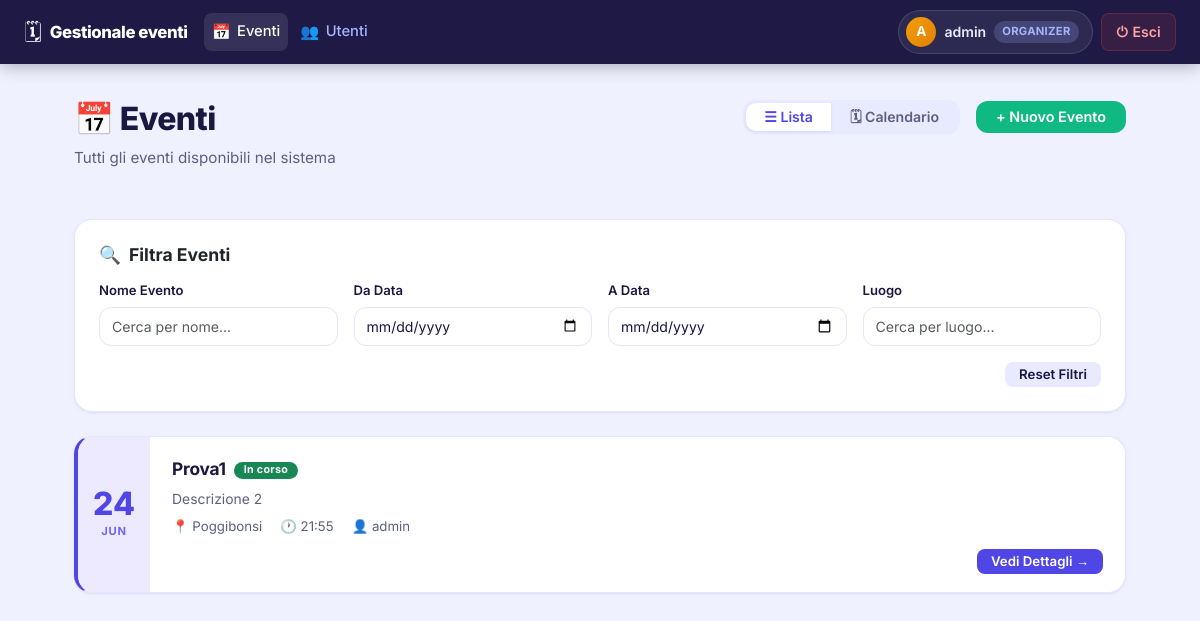
The app's page / (signed in), older data.
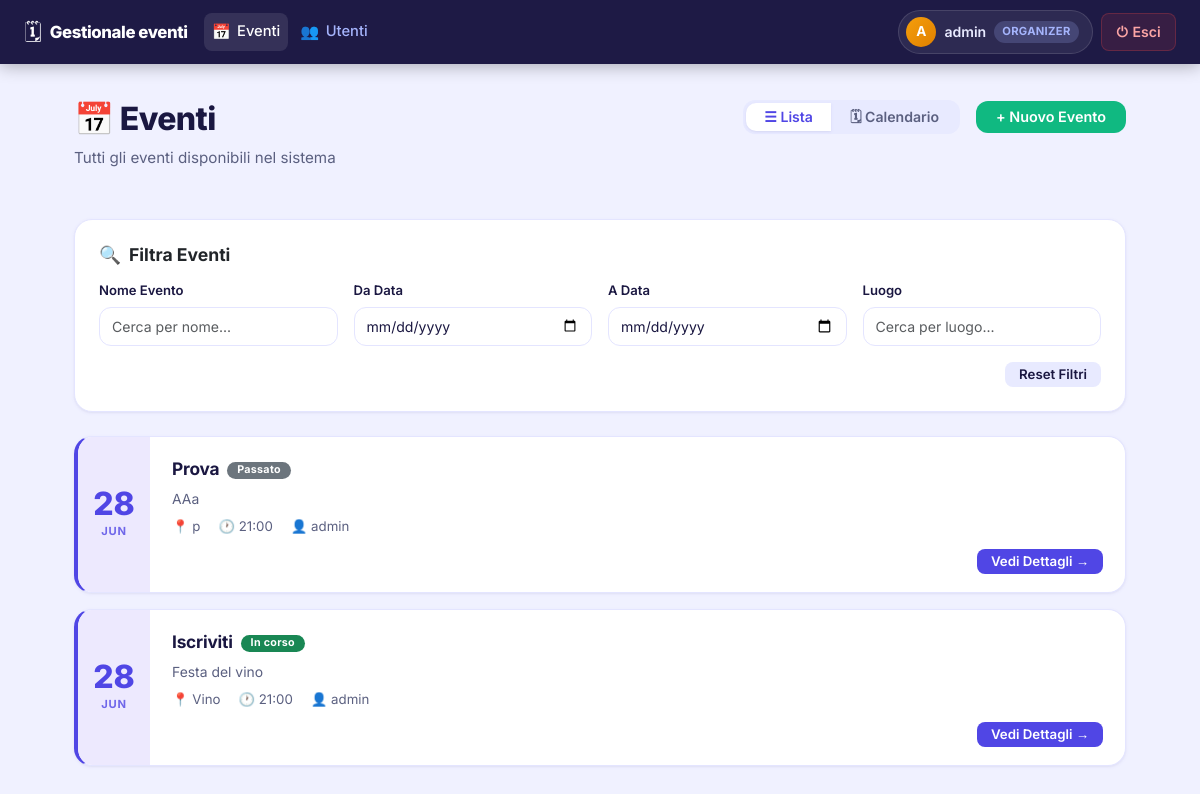
The same page, newer data.
### users/models.py (models this page shows, shortened)
class CustomUser(AbstractUser):
    RUOLO_CHOICES = [
        ('ORGANIZER', 'Organizzatore'),
        ('ATTENDEE', 'Partecipante'),
    ]
    ruolo = models.CharField(max_length=20, choices=RUOLO_CHOICES, default='ATTENDEE')
    telefono = models.CharField(max_length=15, blank=True, null=True)
    organizer_attivo = models.BooleanField(default=True)

### events/models.py (models this page shows, shortened)
class Event(models.Model):
    TIPO_CHOICES = [
        ('PUBLIC', 'Pubblico'),
        ('PRIVATE', 'Privato'),
    ]
    tipo = models.CharField(max_length=10, choices=TIPO_CHOICES, default='PUBLIC')
    title = models.CharField(max_length=200)
    description = models.TextField()
    date_time_start = models.DateTimeField(default=datetime.now())
    date_time_end = models.DateTimeField(default= datetime(2026, 6, 30, 23, 47, 15))
    location = models.CharField(max_length=200)
    supervisor = models.ForeignKey(
        settings.AUTH_USER_MODEL,
        on_delete=models.SET_NULL,
        null=True,
        related_name='supervised_events'
    )
    organizers = models.ManyToManyField(
        settings.AUTH_USER_MODEL,
        related_name='organized_events'
    )
    stato = models.IntegerField(default=0)
    @property
    def stato_evento(self):
        now = timezone.now()
        if self.date_time_start > now:
            return 'PROGRAMMATO'
        if self.date_time_end < now:
            return 'PASSATO'
        return 'IN_CORSO'
    def get_absolute_url(self):
        return reverse('dettaglio_evento', kwargs={'pk': self.pk})

### events/views.py (the view)
# urls.py: path('', EventListView.as_view(), name='lista_eventi'),
class EventListView(LoginRequiredMixin, ListView):
    model = Event
    template_name = 'events/lista_eventi.html'
    context_object_name = 'eventi'
    def get_queryset(self):
        user = self.request.user
        if user.ruolo == 'ORGANIZER' or user.is_superuser:
            qs = Event.objects.all()
        else:
            qs = Event.objects.filter(
                Q(registration__user=user) |
                Q(invitations__invitee=user) |
                Q(publicevent__public_visibility=True)
            ).distinct()
        return qs.order_by('-date_time_start')[:20]

### events/templates/events/lista_eventi.html (shortened to what this page needs)
{% extends 'events/base.html' %}
{% load static %}
{% block nav_active_eventi %}active{% endblock %}
{% block content %}
<div class="page-header d-flex flex-wrap justify-content-between align-items-start gap-3">
    <div>
        <h1 class="page-title">📅 Eventi</h1>
        <p class="page-subtitle">Tutti gli eventi disponibili nel sistema</p>
    </div>
    <div class="d-flex flex-wrap align-items-center gap-3">
        <div class="view-toggle btn-group" id="view-toggle" role="group">
            <button class="view-toggle-btn btn active" id="btn-list" onclick="switchView('list')">☰ Lista</button>
            <button class="view-toggle-btn btn" id="btn-calendar" onclick="switchView('calendar')">🗓
                Calendario</button>
        </div>
        {% if request.user.ruolo == 'ORGANIZER' or request.user.is_superuser %}
        <a href="{% url 'crea_evento' %}" class="btn btn-success" id="add-event-btn">+ Nuovo Evento</a>
        {% endif %}
    </div>
</div>
<div class="card mb-4 p-4">
    <h3 class="d-flex align-items-center gap-2" style="font-size: 1.1rem; font-weight: 700; margin-bottom: 15px;">
        <span>🔍</span> Filtra Eventi
    </h3>
    <div class="row g-3">
        <div class="col-12 col-sm-6 col-lg-3">
            <div class="form-group mb-0">
                <label for="filter-name" class="form-label" style="font-size: 0.82rem; font-weight: 600;">Nome
                    Evento</label>
                <input type="text" id="filter-name" class="form-control form-control-sm"
                    placeholder="Cerca per nome...">
            </div>
        </div>
        <div class="col-12 col-sm-6 col-lg-3">
            <div class="form-group mb-0">
                <label for="filter-date-from" class="form-label" style="font-size: 0.82rem; font-weight: 600;">Da
                    Data</label>
                <input type="date" id="filter-date-from" class="form-control form-control-sm">
            </div>
        </div>
        <div class="col-12 col-sm-6 col-lg-3">
            <div class="form-group mb-0">
                <label for="filter-date-to" class="form-label" style="font-size: 0.82rem; font-weight: 600;">A
                    Data</label>
                <input type="date" id="filter-date-to" class="form-control form-control-sm">
            </div>
        </div>
        <div class="col-12 col-sm-6 col-lg-3">
            <div class="form-group mb-0">
                <label for="filter-location" class="form-label"
                    style="font-size: 0.82rem; font-weight: 600;">Luogo</label>
                <input type="text" id="filter-location" class="form-control form-control-sm"
                    placeholder="Cerca per luogo...">
            </div>
        </div>
    </div>
    <div class="d-flex justify-content-end gap-2 mt-3">
        <button class="btn btn-secondary btn-sm" onclick="resetFilters()">Reset Filtri</button>
    </div>
</div>
<div id="list-view">
    {% if eventi %}
    {% for evento in eventi %}
    <div class="card event-card mb-3" data-title="{{ evento.title }}" data-date="{{ evento.date_time_start|date:'Y-m-d H:i' }}"
        data-location="{{ evento.location }}">
        <div class="event-card-inner">
            <div class="event-date-chip">
                <span class="event-day">{{ evento.date_time_start|date:"d" }}</span>
                <span class="event-month">{{ evento.date_time_start|date:"M" }}</span>
            </div>
            <div class="event-content">
                <div class="event-title">
                    {{ evento.title }}
                    {% if evento.stato_evento == 'PROGRAMMATO' %}
                    <span class="badge bg-primary ms-1" style="font-size:.62em; vertical-align:middle;">Programmato</span>
                    {% elif evento.stato_evento == 'IN_CORSO' %}
                    <span class="badge bg-success ms-1" style="font-size:.62em; vertical-align:middle;">In corso</span>
                    {% else %}
                    <span class="badge bg-secondary ms-1" style="font-size:.62em; vertical-align:middle;">Passato</span>
                    {% endif %}
                </div>
                {% if evento.description %}
                <div class="event-description">{{ evento.description }}</div>
                {% endif %}
                <div class="event-meta-row">
                    <span>📍 {{ evento.location }}</span>
                    <span>🕐 {{ evento.date_time_start|date:"H:i" }}</span>
                    {% if evento.supervisor %}
                    <span>👤 {{ evento.supervisor.username }}</span>
                    {% endif %}
                </div>
                <div class="event-footer">
                    <a href="{{ evento.get_absolute_url }}" class="btn btn-sm">Vedi Dettagli →</a>
                </div>
            </div>
        </div>
    </div>
    {% endfor %}
    {% endif %}
</div>
{% endblock %}
{% block extra_head %}
<link href='https://cdn.jsdelivr.net/npm/fullcalendar@6.1.11/index.global.min.css' rel='stylesheet' />
{% endblock %}

### events/templates/events/base.html (shortened to what this page needs)
{% load static %}
<!DOCTYPE html>
<html lang="it">
<head>
    <link href="https://cdn.jsdelivr.net/npm/bootstrap@5.3.3/dist/css/bootstrap.min.css" rel="stylesheet">
    <link rel="stylesheet" href="https://cdn.jsdelivr.net/npm/bootstrap-icons@1.11.3/font/bootstrap-icons.min.css">
    <link rel="stylesheet" href="{% static 'events/css/style.css' %}">
    {% block extra_head %}{% endblock %}
</head>
<body>
    <nav class="navbar navbar-expand-md navbar-dark fixed-top px-3 px-md-4" id="main-navbar">
        <div class="navbar-brand d-flex align-items-center gap-2">
            <span class="navbar-logo">🗓</span>
            <span class="navbar-title">Gestionale eventi</span>
        </div>
        <div class="collapse navbar-collapse" id="navbarContent">
            <ul class="navbar-nav me-auto gap-1 mt-2 mt-md-0">
                <li class="nav-item">
                    <a href="{% url 'lista_eventi' %}" class="nav-link {% block nav_active_eventi %}{% endblock %}">
                        <span class="nav-icon">📅</span> Eventi
                    </a>
                </li>
                <li class="nav-item">
                    <a href="{% url 'lista_utenti' %}" class="nav-link {% block nav_active_utenti %}{% endblock %}">
                        <span class="nav-icon">👥</span> Utenti
                    </a>
                </li>
            </ul>
            <div class="d-flex align-items-center gap-2 mt-3 mt-md-0 mb-2 mb-md-0">
                <a href="{% url 'dettaglio_profilo' user.pk %}" class="nav-user-badge" id="nav-profile-link">
                    <span class="nav-avatar">{{ user.username|slice:":1"|upper }}</span>
                    <span class="nav-username">{{ user.username }}</span>
                    <span class="nav-role-chip">{{ user.ruolo }}</span>
                </a>
                <form action="{% url 'logout' %}" method="post" class="m-0">
                    <button type="submit" class="nav-logout-btn" id="nav-logout-btn">
                        <span>⏻</span> Esci
                    </button>
                </form>
            </div>
        </div>
    </nav>
    <div class="page-wrapper">
        {% block content %}{% endblock %}
    </div>
</body>
</html>

Row changes from the older to the newer data that the page shows:
removed Event: date_time_start "24", date_time_start "JUN", title "Prova1", shows "In corso", description "Descrizione 2", location "Poggibonsi", date_time_start "21:55", supervisor.username "admin"
added Event: date_time_start "28", date_time_start "JUN", title "Prova", shows "Passato", description "AAa", location "p", date_time_start "21:00", supervisor.username "admin"
added Event: date_time_start "28", date_time_start "JUN", title "Iscriviti", shows "In corso", description "Festa del vino", location "Vino", date_time_start "21:00", supervisor.username "admin"
